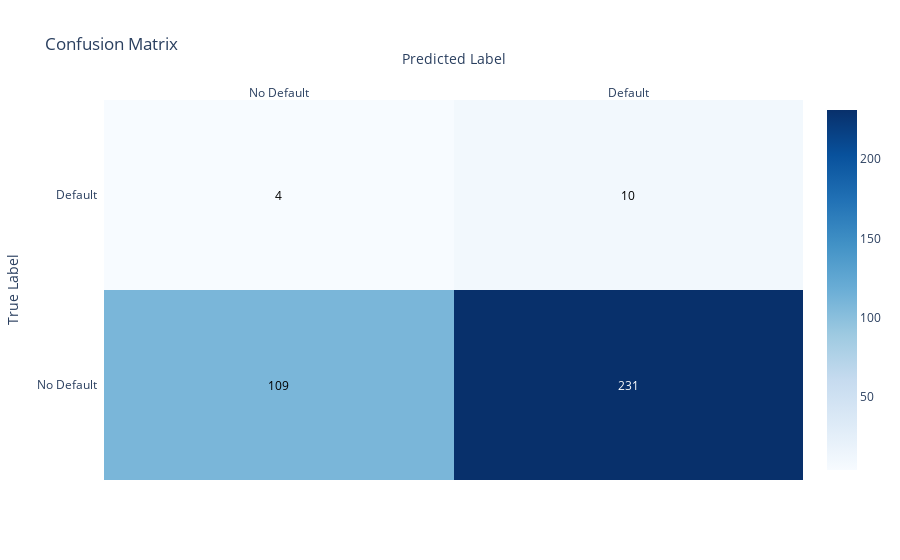

The notebook cell saved with this chart:
### Code cell
# Compute confusion matrix
cm = confusion_matrix(y_test, y_pred, labels=[0, 1])

# Define axis labels
labels = ["No Default", "Default"]

# Create heatmap with Plotly
fig = ff.create_annotated_heatmap(
    z=cm,
    x=labels,  # Predicted
    y=labels,  # Actual
    colorscale='Blues',
    showscale=True,
    annotation_text=[[str(cell) for cell in row] for row in cm],
    hoverinfo="z"
)

fig.update_layout(
    title="Confusion Matrix",
    xaxis_title="Predicted Label",
    yaxis_title="True Label"
)

fig.show()

### Figure 1 — Plotly figure (JSON) as saved in the notebook; plotly's stock layout.template omitted (floating-point values rounded to 4 significant figures)
{"data": [{"colorscale": [[0, "rgb(247,251,255)"], [0.125, "rgb(222,235,247)"], [0.25, "rgb(198,219,239)"], [0.375, "rgb(158,202,225)"], [0.5, "rgb(107,174,214)"], [0.625, "rgb(66,146,198)"], [0.75, "rgb(33,113,181)"], [0.875, "rgb(8,81,156)"], [1, "rgb(8,48,107)"]], "hoverinfo": "z", "reversescale": false, "showscale": true, "type": "heatmap", "x": ["No Default", "Default"], "y": ["No Default", "Default"], "z": [[109, 231], [4, 10]]}], "layout": {"annotations": [{"font": {"color": "#000000"}, "showarrow": false, "text": "109", "x": "No Default", "xref": "x", "y": "No Default", "yref": "y"}, {"font": {"color": "#FFFFFF"}, "showarrow": false, "text": "231", "x": "Default", "xref": "x", "y": "No Default", "yref": "y"}, {"font": {"color": "#000000"}, "showarrow": false, "text": "4", "x": "No Default", "xref": "x", "y": "Default", "yref": "y"}, {"font": {"color": "#000000"}, "showarrow": false, "text": "10", "x": "Default", "xref": "x", "y": "Default", "yref": "y"}], "title": {"text": "Confusion Matrix"}, "xaxis": {"dtick": 1, "gridcolor": "rgb(0, 0, 0)", "side": "top", "ticks": "", "title": {"text": "Predicted Label"}}, "yaxis": {"dtick": 1, "ticks": "", "ticksuffix": "  ", "title": {"text": "True Label"}}}}
